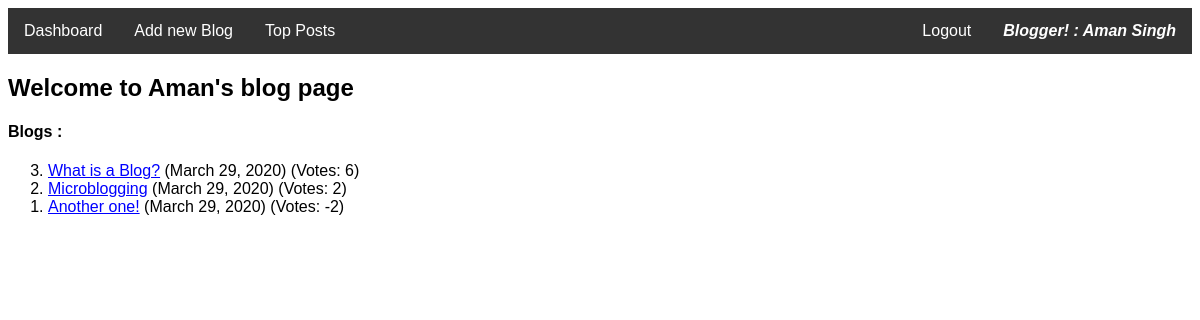
Screenshot of /blogs/accounts/6/dashboard/view/ with the database file from the repository.
### blogs/models.py (models this page shows, shortened)
class Blog(models.Model):
    user = models.ForeignKey(User, on_delete=models.CASCADE)
    blog_text = models.CharField(max_length=500)
    blog_title = models.CharField(max_length=40)
    datetime = models.DateTimeField(auto_now_add=True)
    votes = models.IntegerField(default=0)

### blogs/views.py (the view)
# urls.py: path('accounts/<int:user_id>/dashboard/view/', views.dashboard_view, name='dashboard_view'),
def dashboard_view(request, user_id):
    user = User.objects.get(pk=user_id)
    return render(request, 'blogs/dashboard_view.html', {'user': user})

### blogs/templates/blogs/dashboard_view.html
{% extends 'blogs/base.html' %}
{% block content %}
<h2>Welcome to {{user.first_name}}'s blog page</h2>
<h4>Blogs :</h4>
<ol reversed>
{%for blogs in user.blog_set.all %}
	<li><a href="{%url 'blog_view' user.id blogs.id%}">{{blogs.blog_title}}</a>	({{blogs.datetime.date}})
			(Votes:	{{blogs.votes}})
	</li>
{%endfor%}
</ol>
{% endblock %}

### blogs/templates/blogs/base.html (style rules this page uses)
body { font-family: Arial, Helvetica, sans-serif; }
a { color: blue }

### rows the page displays
Blog: blog_title "What is a Blog?", datetime "March 29, 2020", votes "6"
Blog: blog_title "Microblogging", datetime "March 29, 2020", votes "2"
Blog: blog_title "Another one!", datetime "March 29, 2020", votes "-2"

### other values shown
{{ user.first_name }} "Aman"
